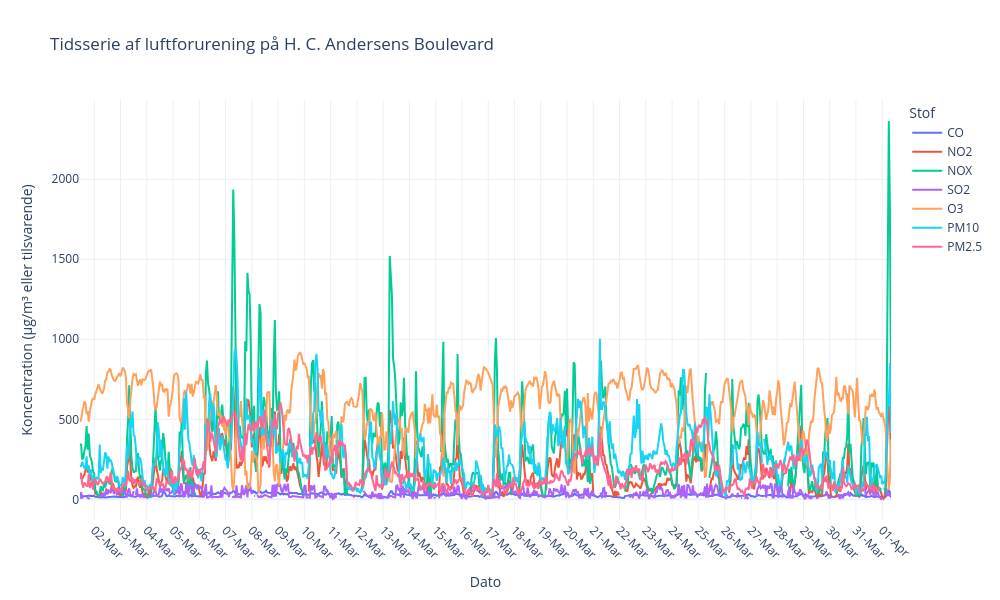
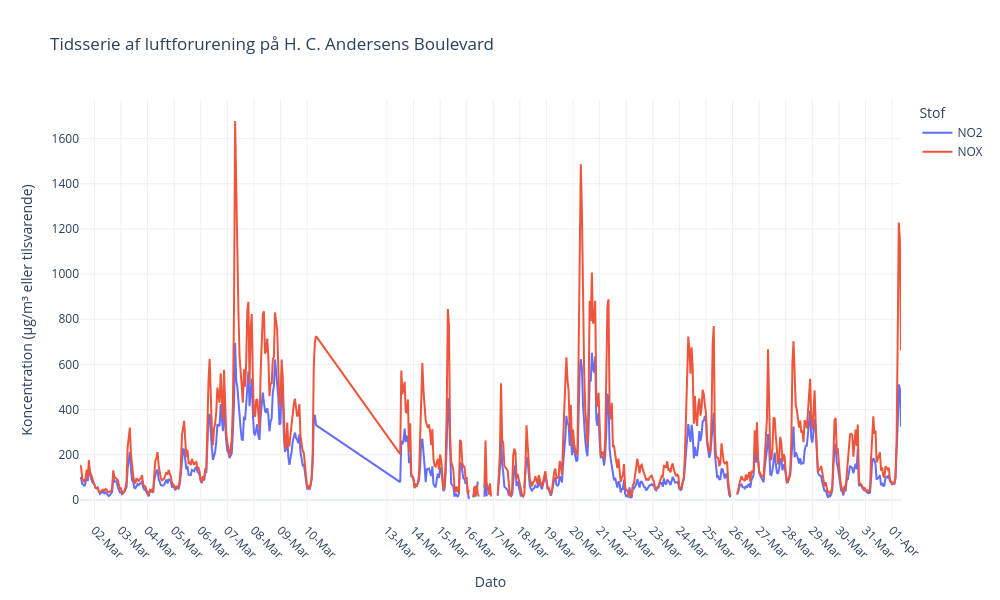
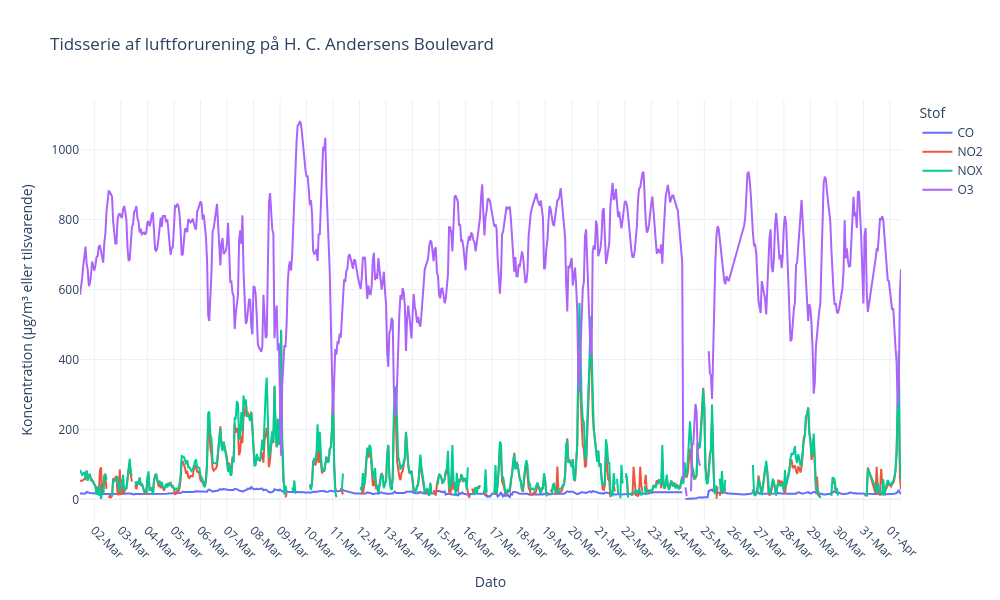

Notebook source saved alongside these figures, in order:
### Markdown cell above
<span style="color:red">

* Describe your data analysis and explain what you've learned about the dataset.

* If relevant, talk about your machine-learning.

</span>.


<span style="color:blue">

**NOTER**

* Polar bar chart over hvornår der er luftforurening
* Gør så man kan scrolle igennem tidsserie dataen
* Man kunne godt lige kigge på sammenghængen mellem den her luftforurening og bilkørsel

</span>

### Code cell
def plot_luftforurening(df):
    if not isinstance(df.index, pd.DatetimeIndex):
        raise ValueError("DataFrame index must be a DatetimeIndex")

    unique_days = df.index.normalize().unique()
    tickvals = unique_days
    ticktext = [d.strftime("%d-%b") for d in unique_days]
    numeric_cols = df.select_dtypes(include='number').columns

    fig = go.Figure()

    for col in numeric_cols:
        fig.add_trace(go.Scatter(
            x=df.index,
            y=df[col],
            mode='lines',
            name=col
        ))

    fig.update_layout(
        title="Tidsserie af luftforurening på H. C. Andersens Boulevard",
        xaxis_title="Dato",
        yaxis_title="Koncentration (μg/m³ eller tilsvarende)",
        xaxis=dict(
            tickvals=tickvals,
            ticktext=ticktext,
            tickangle=45,
            showgrid=True
        ),
        yaxis=dict(showgrid=True),
        legend=dict(title="Stof"),
        template="plotly_white",
        height=600,
        width=1000
    )

    fig.show()
    
plot_luftforurening(df_HC)
plot_luftforurening(df_jagtvej)
plot_luftforurening(df_oersted)

### Figure 1 — Plotly figure (JSON) as saved in the notebook; plotly's stock layout.template omitted (floating-point values rounded to 4 significant figures; data arrays with more than 128 entries replaced by an {"elided": "..."} marker saying what was removed)
{"data": [{"mode": "lines", "name": "CO", "type": "scatter", "x": {"elided": "742 str values"}, "y": {"elided": "742 int values"}}, {"mode": "lines", "name": "NO2", "type": "scatter", "x": {"elided": "742 str values"}, "y": {"elided": "742 int values"}}, {"mode": "lines", "name": "NOX", "type": "scatter", "x": {"elided": "742 str values"}, "y": {"elided": "742 int values"}}, {"mode": "lines", "name": "SO2", "type": "scatter", "x": {"elided": "742 str values"}, "y": {"elided": "742 int values"}}, {"mode": "lines", "name": "O3", "type": "scatter", "x": {"elided": "742 str values"}, "y": {"elided": "742 int values"}}, {"mode": "lines", "name": "PM10", "type": "scatter", "x": {"elided": "742 str values"}, "y": {"elided": "742 int values"}}, {"mode": "lines", "name": "PM2.5", "type": "scatter", "x": {"elided": "742 str values"}, "y": {"elided": "742 int values"}}], "layout": {"height": 600, "legend": {"title": {"text": "Stof"}}, "title": {"text": "Tidsserie af luftforurening på H. C. Andersens Boulevard"}, "width": 1000, "xaxis": {"showgrid": true, "tickangle": 45, "ticktext": ["01-Mar", "02-Mar", "03-Mar", "04-Mar", "05-Mar", "06-Mar", "07-Mar", "08-Mar", "09-Mar", "10-Mar", "11-Mar", "12-Mar", "13-Mar", "14-Mar", "15-Mar", "16-Mar", "17-Mar", "18-Mar", "19-Mar", "20-Mar", "21-Mar", "22-Mar", "23-Mar", "24-Mar", "25-Mar", "26-Mar", "27-Mar", "28-Mar", "29-Mar", "30-Mar", "31-Mar", "01-Apr"], "tickvals": ["2025-03-01T00:00:00", "2025-03-02T00:00:00", "2025-03-03T00:00:00", "2025-03-04T00:00:00", "2025-03-05T00:00:00", "2025-03-06T00:00:00", "2025-03-07T00:00:00", "2025-03-08T00:00:00", "2025-03-09T00:00:00", "2025-03-10T00:00:00", "2025-03-11T00:00:00", "2025-03-12T00:00:00", "2025-03-13T00:00:00", "2025-03-14T00:00:00", "2025-03-15T00:00:00", "2025-03-16T00:00:00", "2025-03-17T00:00:00", "2025-03-18T00:00:00", "2025-03-19T00:00:00", "2025-03-20T00:00:00", "2025-03-21T00:00:00", "2025-03-22T00:00:00", "2025-03-23T00:00:00", "2025-03-24T00:00:00", "2025-03-25T00:00:00", "2025-03-26T00:00:00", "2025-03-27T00:00:00", "2025-03-28T00:00:00", "2025-03-29T00:00:00", "2025-03-30T00:00:00", "2025-03-31T00:00:00", "2025-04-01T00:00:00"], "title": {"text": "Dato"}}, "yaxis": {"showgrid": true, "title": {"text": "Koncentration (μg/m³ eller tilsvarende)"}}}}

### Figure 2 — Plotly figure (JSON) as saved in the notebook; plotly's stock layout.template omitted (floating-point values rounded to 4 significant figures; data arrays with more than 128 entries replaced by an {"elided": "..."} marker saying what was removed)
{"data": [{"mode": "lines", "name": "NO2", "type": "scatter", "x": {"elided": "665 str values"}, "y": {"elided": "665 int values"}}, {"mode": "lines", "name": "NOX", "type": "scatter", "x": {"elided": "665 str values"}, "y": {"elided": "665 int values"}}], "layout": {"height": 600, "legend": {"title": {"text": "Stof"}}, "title": {"text": "Tidsserie af luftforurening på H. C. Andersens Boulevard"}, "width": 1000, "xaxis": {"showgrid": true, "tickangle": 45, "ticktext": ["01-Mar", "02-Mar", "03-Mar", "04-Mar", "05-Mar", "06-Mar", "07-Mar", "08-Mar", "09-Mar", "10-Mar", "13-Mar", "14-Mar", "15-Mar", "16-Mar", "17-Mar", "18-Mar", "19-Mar", "20-Mar", "21-Mar", "22-Mar", "23-Mar", "24-Mar", "25-Mar", "26-Mar", "27-Mar", "28-Mar", "29-Mar", "30-Mar", "31-Mar", "01-Apr"], "tickvals": ["2025-03-01T00:00:00", "2025-03-02T00:00:00", "2025-03-03T00:00:00", "2025-03-04T00:00:00", "2025-03-05T00:00:00", "2025-03-06T00:00:00", "2025-03-07T00:00:00", "2025-03-08T00:00:00", "2025-03-09T00:00:00", "2025-03-10T00:00:00", "2025-03-13T00:00:00", "2025-03-14T00:00:00", "2025-03-15T00:00:00", "2025-03-16T00:00:00", "2025-03-17T00:00:00", "2025-03-18T00:00:00", "2025-03-19T00:00:00", "2025-03-20T00:00:00", "2025-03-21T00:00:00", "2025-03-22T00:00:00", "2025-03-23T00:00:00", "2025-03-24T00:00:00", "2025-03-25T00:00:00", "2025-03-26T00:00:00", "2025-03-27T00:00:00", "2025-03-28T00:00:00", "2025-03-29T00:00:00", "2025-03-30T00:00:00", "2025-03-31T00:00:00", "2025-04-01T00:00:00"], "title": {"text": "Dato"}}, "yaxis": {"showgrid": true, "title": {"text": "Koncentration (μg/m³ eller tilsvarende)"}}}}

### Figure 3 — Plotly figure (JSON) as saved in the notebook; plotly's stock layout.template omitted (floating-point values rounded to 4 significant figures; data arrays with more than 128 entries replaced by an {"elided": "..."} marker saying what was removed)
{"data": [{"mode": "lines", "name": "CO", "type": "scatter", "x": {"elided": "725 str values"}, "y": {"elided": "725 int values"}}, {"mode": "lines", "name": "NO2", "type": "scatter", "x": {"elided": "725 str values"}, "y": {"elided": "725 int values"}}, {"mode": "lines", "name": "NOX", "type": "scatter", "x": {"elided": "725 str values"}, "y": {"elided": "725 int values"}}, {"mode": "lines", "name": "O3", "type": "scatter", "x": {"elided": "725 str values"}, "y": {"elided": "725 int values"}}], "layout": {"height": 600, "legend": {"title": {"text": "Stof"}}, "title": {"text": "Tidsserie af luftforurening på H. C. Andersens Boulevard"}, "width": 1000, "xaxis": {"showgrid": true, "tickangle": 45, "ticktext": ["01-Mar", "02-Mar", "03-Mar", "04-Mar", "05-Mar", "06-Mar", "07-Mar", "08-Mar", "09-Mar", "10-Mar", "11-Mar", "12-Mar", "13-Mar", "14-Mar", "15-Mar", "16-Mar", "17-Mar", "18-Mar", "19-Mar", "20-Mar", "21-Mar", "22-Mar", "23-Mar", "24-Mar", "25-Mar", "26-Mar", "27-Mar", "28-Mar", "29-Mar", "30-Mar", "31-Mar", "01-Apr"], "tickvals": ["2025-03-01T00:00:00", "2025-03-02T00:00:00", "2025-03-03T00:00:00", "2025-03-04T00:00:00", "2025-03-05T00:00:00", "2025-03-06T00:00:00", "2025-03-07T00:00:00", "2025-03-08T00:00:00", "2025-03-09T00:00:00", "2025-03-10T00:00:00", "2025-03-11T00:00:00", "2025-03-12T00:00:00", "2025-03-13T00:00:00", "2025-03-14T00:00:00", "2025-03-15T00:00:00", "2025-03-16T00:00:00", "2025-03-17T00:00:00", "2025-03-18T00:00:00", "2025-03-19T00:00:00", "2025-03-20T00:00:00", "2025-03-21T00:00:00", "2025-03-22T00:00:00", "2025-03-23T00:00:00", "2025-03-24T00:00:00", "2025-03-25T00:00:00", "2025-03-26T00:00:00", "2025-03-27T00:00:00", "2025-03-28T00:00:00", "2025-03-29T00:00:00", "2025-03-30T00:00:00", "2025-03-31T00:00:00", "2025-04-01T00:00:00"], "title": {"text": "Dato"}}, "yaxis": {"showgrid": true, "title": {"text": "Koncentration (μg/m³ eller tilsvarende)"}}}}
